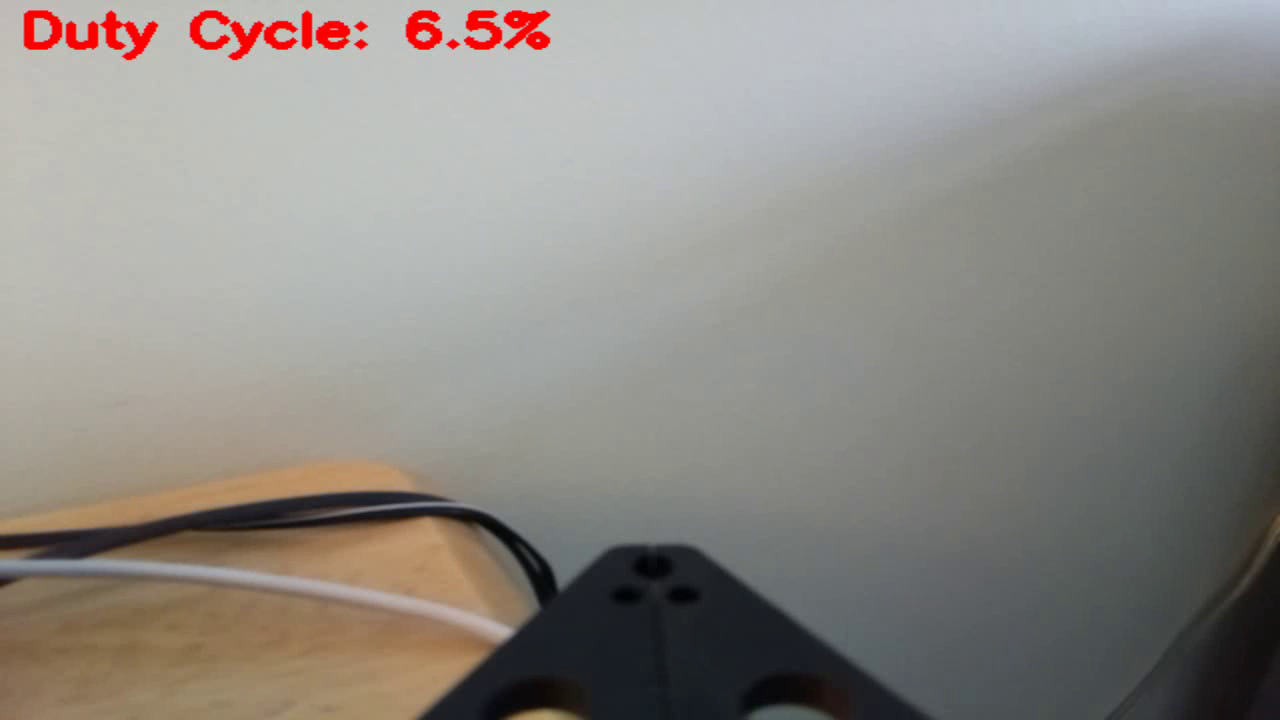
#> input picture frame 2 of sandbox/hw6/output.mp4, 1280 x 720 px, given in place of the camera
$ python hw3.py
#> lines starting #> are read from the running program, lines starting #| are printed output that depends on the picture; after the words box and inside, x2 and y2 are one past the last pixel; in counts of white or black regions, pixels touching at a corner belong together
'''
Copyright (c) 2020 Hao Da (Kevin) Dong
@file       hw3.py
@date       2020/02/20
@brief      Tracks green objects in a video feed and marks them with a bounding box
@license    This project is released under the BSD-3-Clause license.
'''

import numpy as np
import cv2
import datetime

# Set desired video resolution, framerate and logging offset
resolution = (1280,720)
fps = 15
logOffset = 3 		# Skip this number of datapoints while logging

# Set video codec and create video file
fourcc = cv2.VideoWriter_fourcc(*'mp4v')
out = cv2.VideoWriter('output.mp4', fourcc, fps, resolution)

# Create video capture object and log file
videoCapture = cv2.VideoCapture(0)
f = open('hw3data.txt','a')

# Set HSV limits for thresholding
minHSV = np.array([40, 20, 25])
maxHSV = np.array([100, 180, 185])

# Number of desired datapoints to log
desiredDataPoints = 200
i = -logOffset

while(videoCapture.isOpened()):
	# Start timer for frame processing
	start = datetime.datetime.now()

	# Grab the current frame
	ret, image = videoCapture.read()
#> image is the input picture: shape (720, 1280, 3); mean B, G, R 132.3, 137.4, 141.6

	# Convert to HSV and perform thresholding for green objects
	imageHSV = cv2.cvtColor(image, cv2.COLOR_BGR2HSV)
#> imageHSV: shape (720, 1280, 3); mean H, S, V 55.2, 27.1, 144.3
	greenMask = cv2.inRange(imageHSV, minHSV, maxHSV)
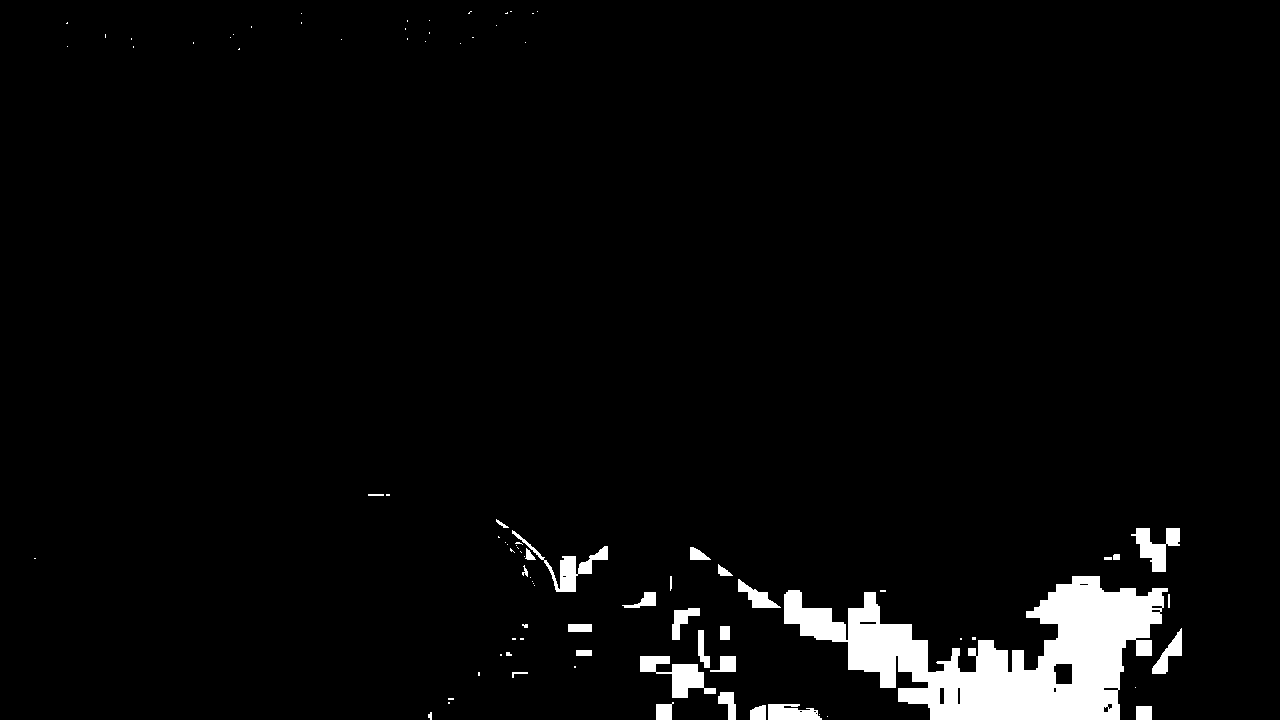
#> greenMask: shape (720, 1280); 3.8% white; 88 white regions (57 under 20 px), largest, box (x1, y1, x2, y2) and area: (784, 576, 1168, 720) 26007, (640, 656, 716, 698) 1352, (512, 530, 608, 592) 1147

	# Draw bounding rectangle around green objects
	x, y, w, h = cv2.boundingRect(greenMask)
#> x = 34; y = 11; w = 1148; h = 709
	cv2.rectangle(image, (x, y), (x+w, y+h), color=(0,0,255), thickness=2)
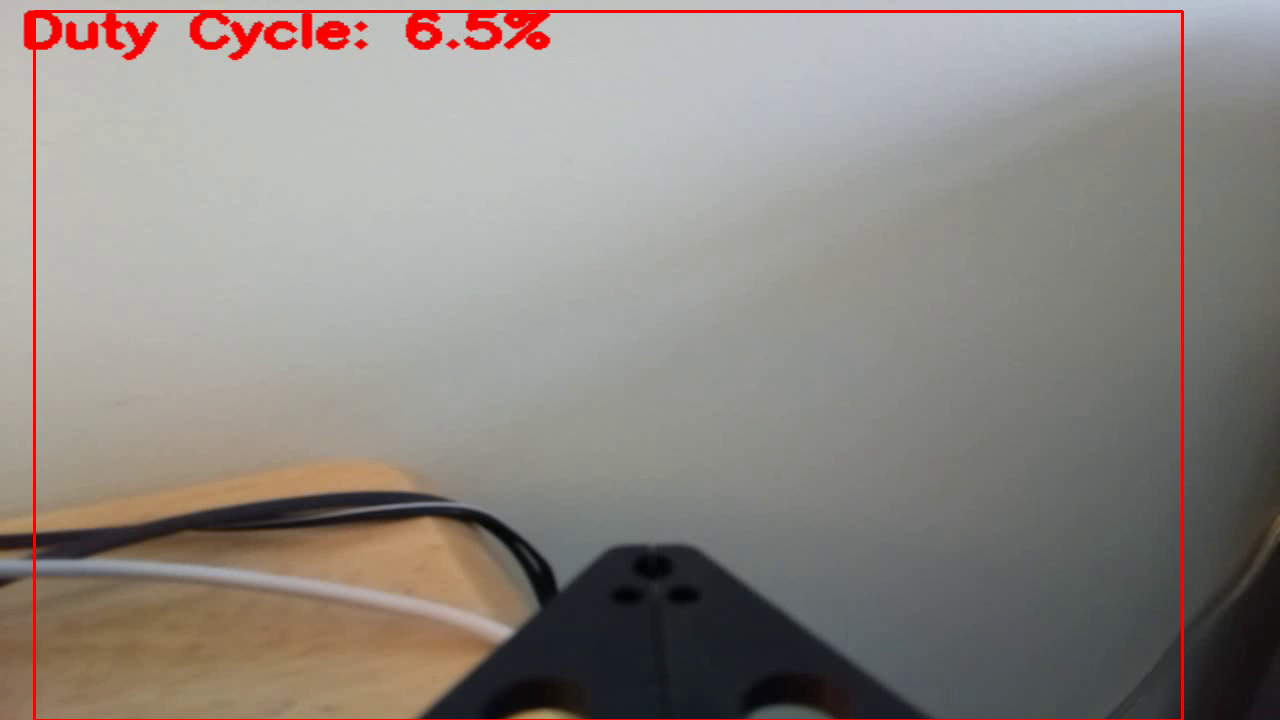
#> image: shape (720, 1280, 3); 0.96% of pixels changed, all inside (x1, y1, x2, y2) = (33, 10, 1184, 720)

	# Display the frame
	cv2.imshow("Frame", cv2.resize(image, resolution))

	# Write frame to video file
	out.write(cv2.resize(image, resolution))

	# Stop timer
	stop = datetime.datetime.now()

	# Calculate and log processing time and framerate CMA (reject first few data points)
	if (i >= 0):
		processingTime = stop - start

		# Print and log processing time
		print("Processing Time: " + str(processingTime.total_seconds()))
		outstring = str(processingTime.total_seconds()) + '\n'
		f.write(outstring)

	# Exit if the user presses 'q'
	if cv2.waitKey(1) & 0xFF == ord('q'):
#> (key q is pressed here)
		break

	# If the desired number of data points has been collected,
	# wait for final confirmation keypress and exit
	i = i + 1
	if (i == desiredDataPoints):
		cv2.waitKey(0)
		break

# Release video and file object handles
videoCapture.release()
out.release()
f.close()
print('Video and file handles closed')

$ run again, starting later in the video
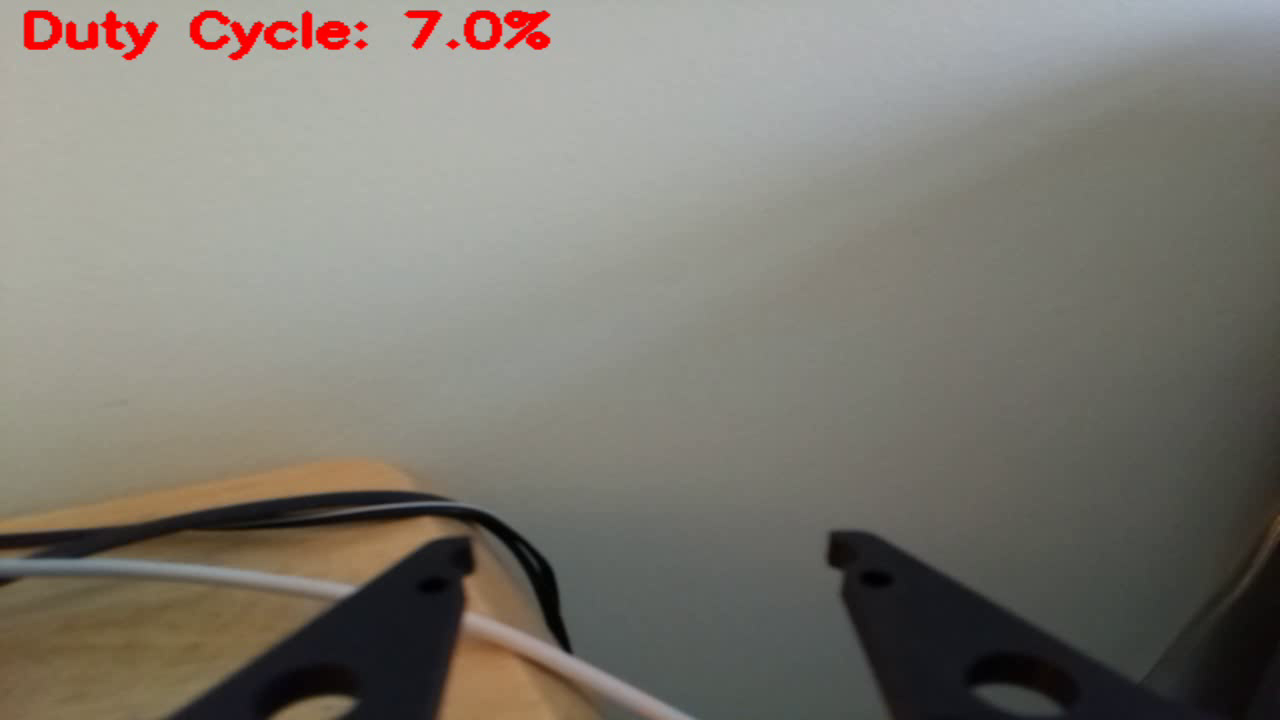
#> input picture frame 12 of sandbox/hw6/output.mp4, 1280 x 720 px, given in place of the camera
#> image is the input picture: shape (720, 1280, 3); mean B, G, R 113.1, 121.5, 125.4
#> imageHSV: shape (720, 1280, 3); mean H, S, V 43.7, 31.7, 127.1
#> `greenMask = cv2.inRange(imageHSV, minHSV, maxHSV)`:
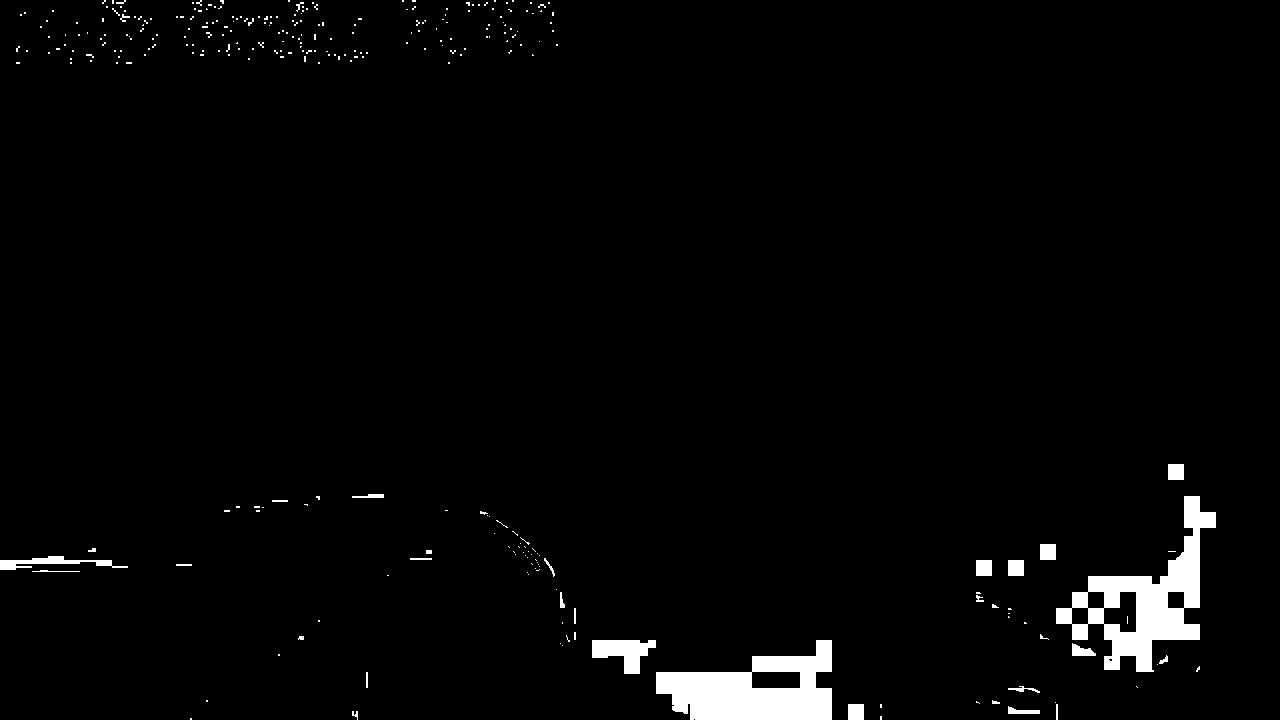
#> greenMask: shape (720, 1280); 2.5% white; 301 white regions (268 under 20 px), largest, box (x1, y1, x2, y2) and area: (1056, 496, 1216, 672) 8831, (656, 640, 832, 720) 8386, (592, 640, 656, 674) 1256
#> x = 0; w = 1216; h = 720
#> `cv2.rectangle(image, (x, y), (x+w, y+h), color=(0,0,255), thickness=2)`:
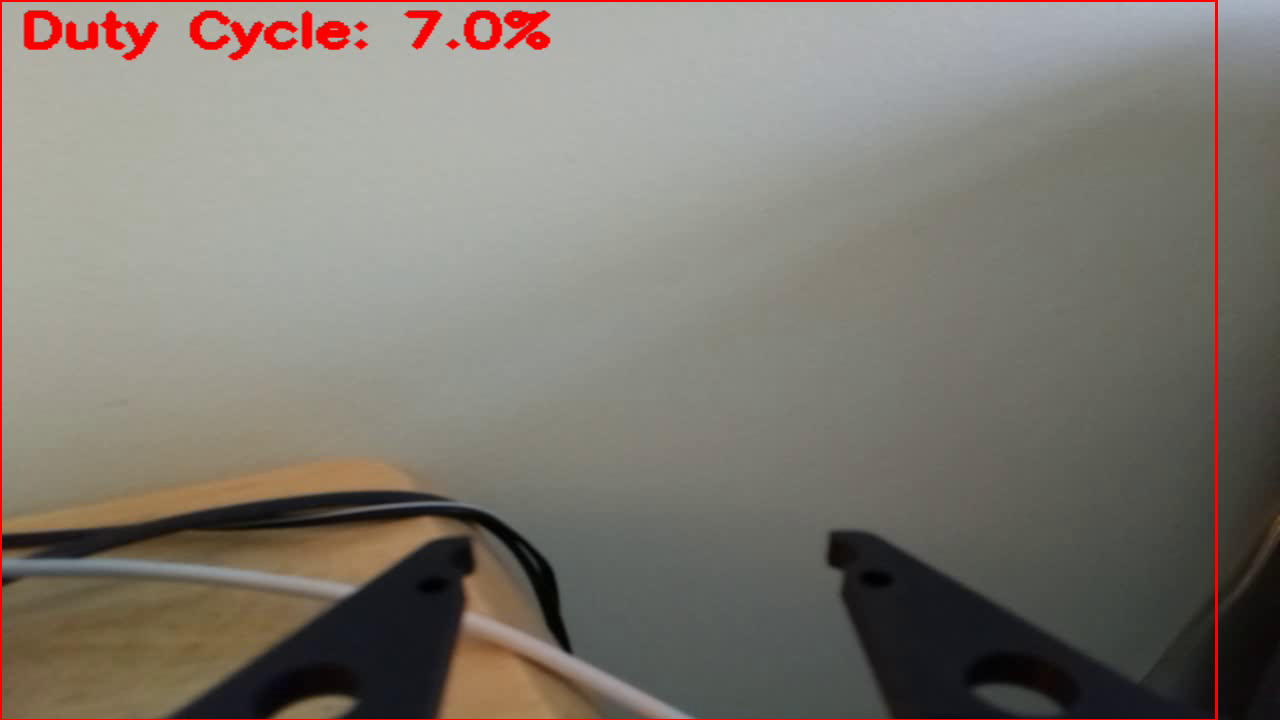
#> image: shape (720, 1280, 3); 0.79% of pixels changed, all inside (x1, y1, x2, y2) = (0, 0, 1218, 720)

$ run again, starting later in the video
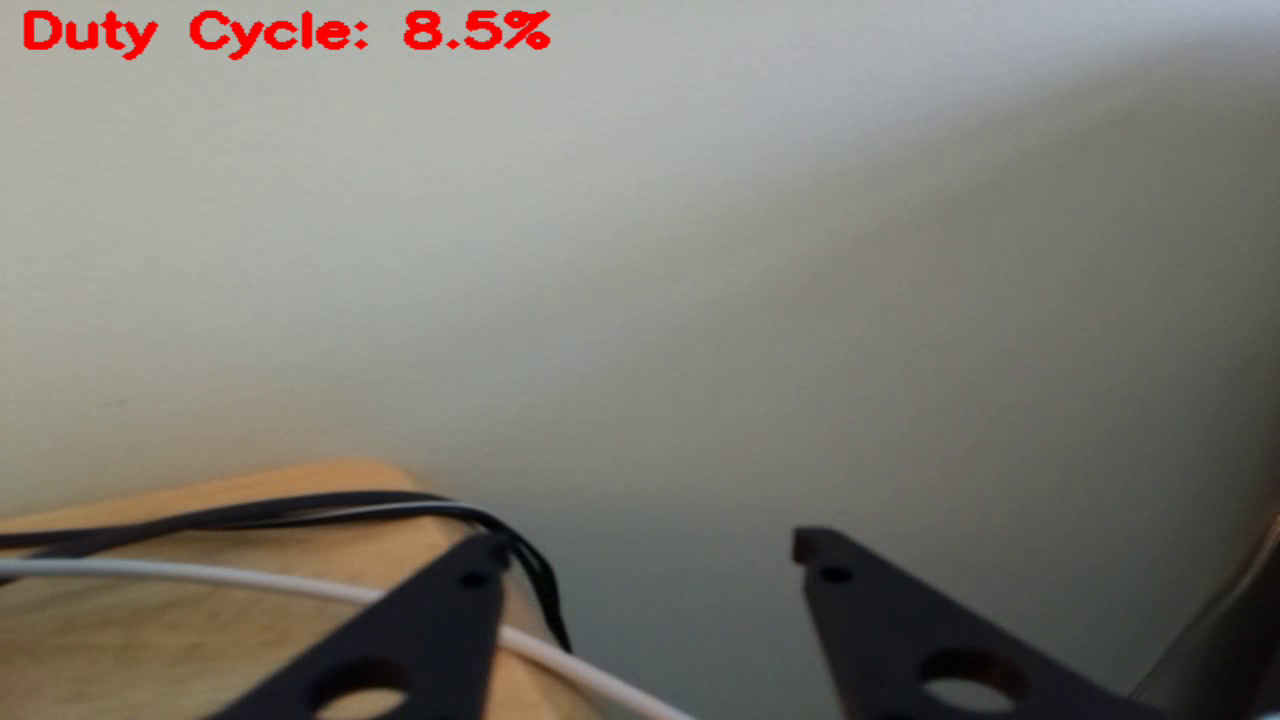
#> input picture frame 22 of sandbox/hw6/output.mp4, 1280 x 720 px, given in place of the camera
#> image is the input picture: shape (720, 1280, 3); mean B, G, R 113.4, 121.1, 124.8
#> imageHSV: shape (720, 1280, 3); mean H, S, V 45.7, 31.5, 126.8
#> `greenMask = cv2.inRange(imageHSV, minHSV, maxHSV)`:
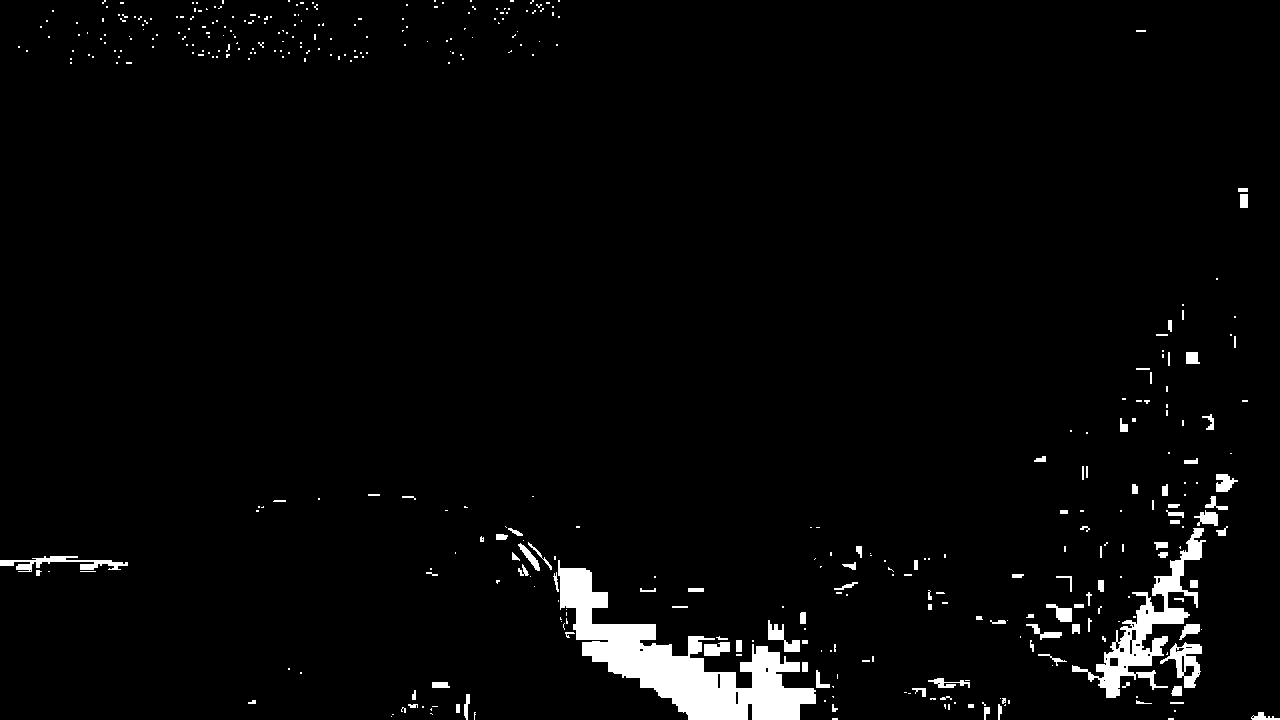
#> greenMask: shape (720, 1280); 3% white; 402 white regions (300 under 20 px), largest, box (x1, y1, x2, y2) and area: (558, 560, 816, 720) 13518, (1072, 528, 1206, 698) 4703, (1160, 642, 1202, 688) 830
#> x = 0; w = 1280; h = 720
#> `cv2.rectangle(image, (x, y), (x+w, y+h), color=(0,0,255), thickness=2)`:
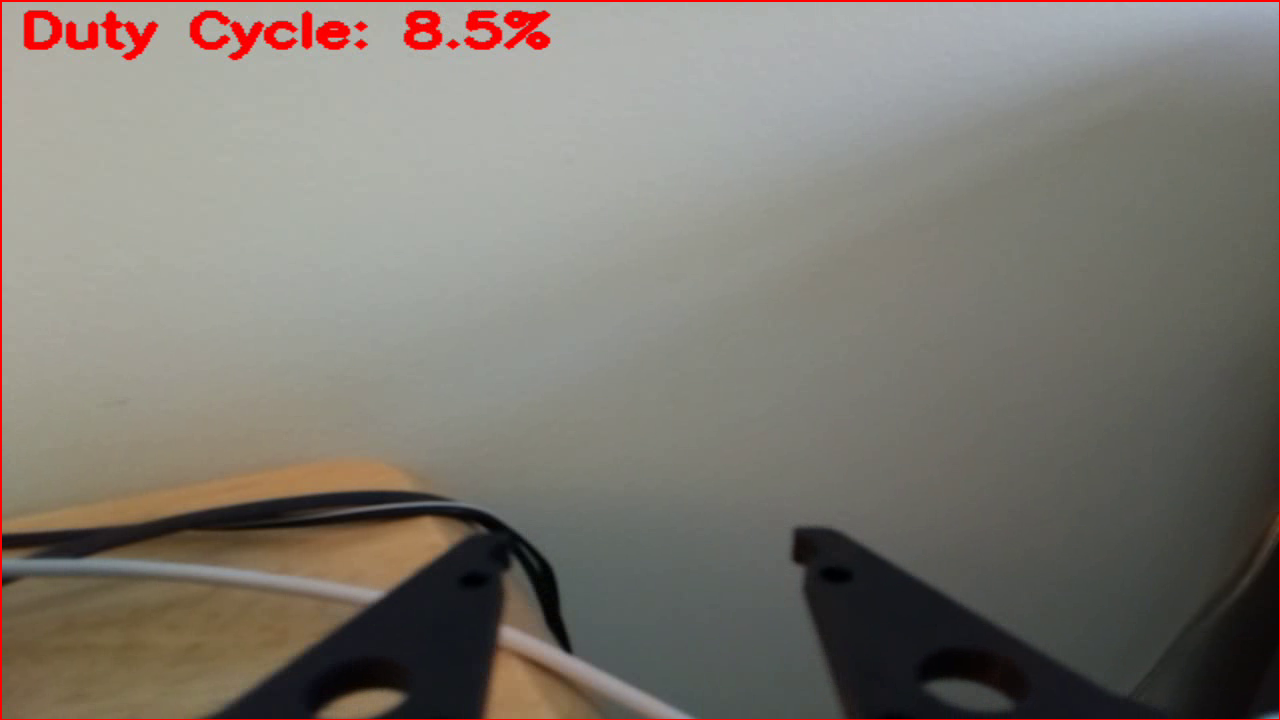
#> image: shape (720, 1280, 3); 0.65% of pixels changed, all inside (x1, y1, x2, y2) = (0, 0, 1280, 720)
